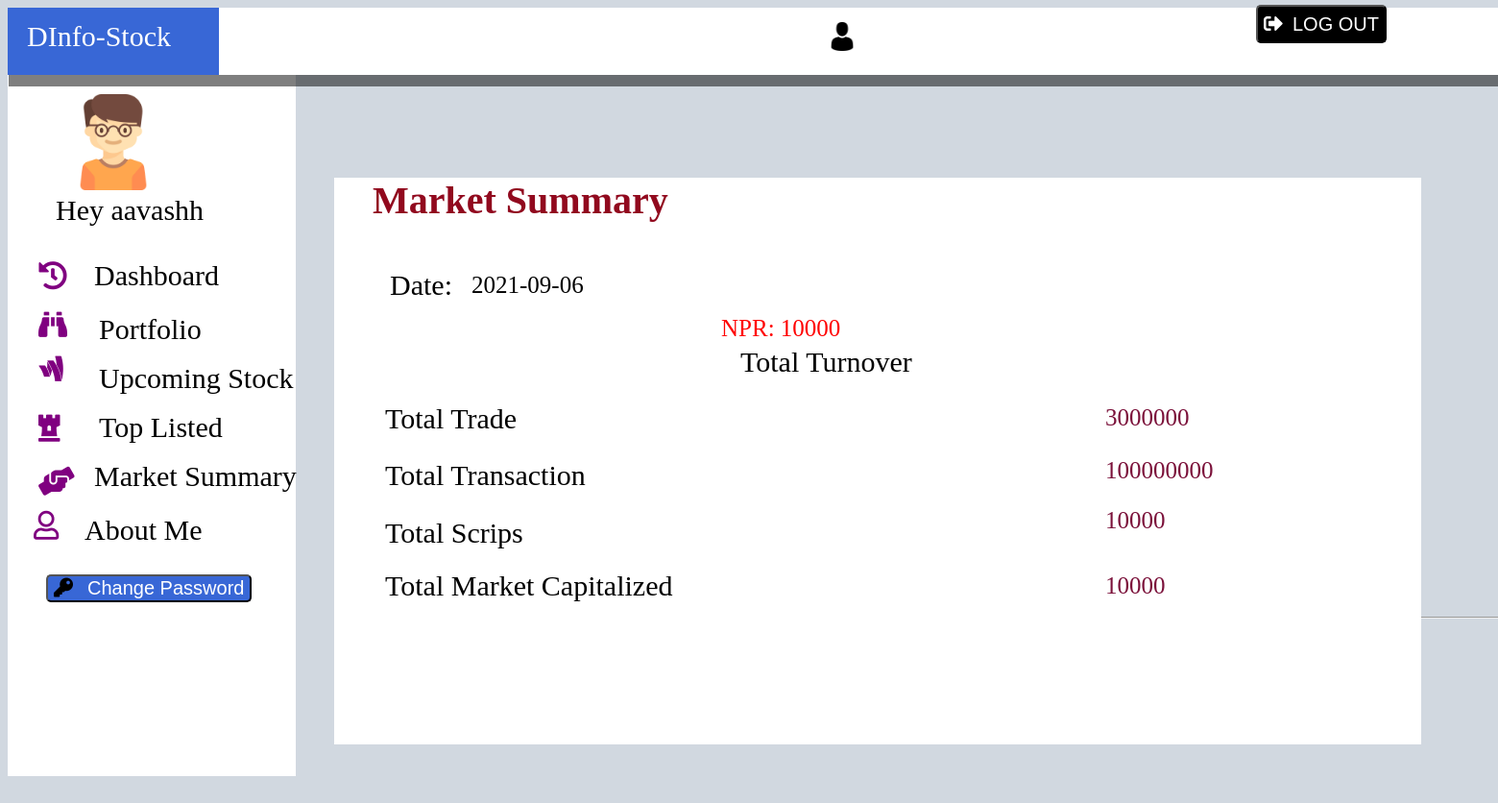
The page /project/marketsummary.php (signed in) on the database its author committed.
### tables this page shows
CREATE TABLE `market_summary` (
  `id` int(11) NOT NULL,
  `date` date NOT NULL,
  `total_turnover` bigint(50) NOT NULL,
  `total_traded` bigint(50) NOT NULL,
  `total_transaction` bigint(50) NOT NULL,
  `total_scrips_traded` bigint(50) NOT NULL,
  `total_market_capitalized` bigint(50) NOT NULL
);

### project/marketsummary.php (the view, shortened to what this page needs)
<?php
include("database.php");
include("main.php");
$where = '';
$sql = "Select * from market_summary $where";
$result = mysqli_query($conn, $sql);
?>
<!DOCTYPE html>
<html lang="en">
<head>
    <link href="css/marketsummary.css" rel="stylesheet">
</head>
<body>
    <div id="marketsummary_table">
        <h1>Market Summary</h1>
       <?php while($row=mysqli_fetch_assoc($result)){
?>
        <table>
              <tr>
                    <td id="td_one">Date:</td>
            </tr>
            <tr>
                  <td id="value_one"><?php echo $row['date'];?></td>
            </tr>
            <tr>
                    <td id="td_two">Total Turnover</td>
            </tr>
            <tr>
                  <td id="value_two">NPR: <?php echo $row['total_turnover'];?></td>
            </tr>
            <tr>
                    <td id="td_three">Total Trade</td>
            </tr>
            <tr>
                  <td id="value_three"><?php echo $row['total_traded'];?></td>
            </tr>
            <tr>
                    <td id="td_four">Total Transaction</td>
            </tr>
            <tr>
                  <td id="value_four"><?php echo $row['total_transaction'];?></td>
            </tr>
            <tr>
                    <td id="td_five">Total Scrips</td>
            </tr>
            <tr>
                  <td id="value_five"><?php echo $row['total_scrips_traded'];?></td>
            </tr>
            <tr>
                    <td id="td_six">Total Market Capitalized</td>
            </tr>
            <tr>
                  <td id="value_six"><?php echo $row['total_market_capitalized'];?></td>
            </tr>
        </table>
        <?php
       }
      ?>
</body>
</html>

### project/css/main.css (style rules this page uses)
body { background-color: #d1d8e0; overflow: visible; }

### project/css/marketsummary.css (style rules this page uses)
#marketsummary_table { position: relative; top:-810px; left:400px; }
h1 { font-size: 40px; position: relative; top:160px; left:-60px; padding-bottom: 10px; padding-left: 40px; color: #91091e; background-color: white; width: 70vw; height: 580px; }
table { width: 1150px; position: relative; top:25px; left:-60px; }
table tr #td_one { font-size: 30px; position: relative; top:-400px; left:55px; }
table tr #td_two { font-size: 30px; position: relative; top:-390px; left:420px; }
table tr #td_three { font-size: 30px; position: relative; top:-400px; left:50px; display: inline; }
table tr #td_four { font-size: 30px; position: relative; top:-410px; left:50px; }
table tr #td_five { font-size: 30px; position: relative; top:-420px; left:50px; }
table tr #td_six { font-size: 30px; position: relative; top:-435px; left:50px; }
table tr #value_one { font-size: 25px; position: relative; top:-435px; left:140px; }
table tr #value_two { font-size: 25px; position: relative; top:-460px; left:400px; color:red; }
table tr #value_three { font-size: 25px; position: relative; top:-435px; left:800px; color:#7b113a; }
table tr #value_four { font-size: 25px; position: relative; top:-450px; left:800px; color:#7b113a; }
table tr #value_five { font-size: 25px; position: relative; top:-468px; left:800px; color:#7b113a; }
table tr #value_six { font-size: 25px; position: relative; top:-470px; left:800px; color:#7b113a; }

### rows shown on the page
market_summary: date "2021-09-06", total_turnover "10000", total_traded "3000000", total_transaction "100000000", total_scrips_traded "10000", total_market_capitalized "10000"

### other values the page prints
$_SESSION['username'] "aavashh"
